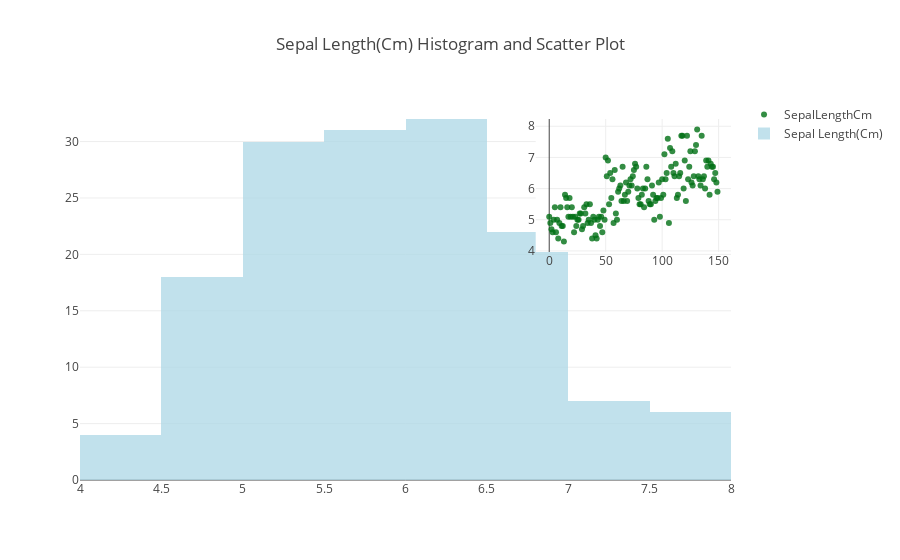

The notebook cell this image was saved under:
### Markdown cell above
## Plotly

### Code cell
import plotly.plotly as py
import plotly.graph_objs as go
# trace1 is line plot
# go: graph object
trace1 = go.Scatter(
    x=df.index,
    y=df.SepalLengthCm,
    mode = "markers",
    xaxis='x2',
    yaxis='y2',
    name = "SepalLengthCm",
    marker = dict(color = 'rgba(0, 112, 20, 0.8)'),
)

# trace2 is histogram
trace2 = go.Histogram(
    x=df.SepalLengthCm,
    opacity=0.75,
    name = "Sepal Length(Cm)",
    marker=dict(color='lightblue')
)

# add trace1 and trace2
data = [trace1, trace2]
layout = go.Layout(
    xaxis2=dict(
        domain=[0.7, 1],
        anchor='y2',        
    ),
    yaxis2=dict(
        domain=[0.6, 0.95],
        anchor='x2',
    ),
    title = ' Sepal Length(Cm) Histogram and Scatter Plot'
)
fig = go.Figure(data=data, layout=layout)
iplot(fig)

### Figure 1 — Plotly figure (JSON) as saved in the notebook; plotly's stock layout.template omitted (floating-point values rounded to 4 significant figures; data arrays with more than 128 entries replaced by an {"elided": "..."} marker saying what was removed)
{"data": [{"marker": {"color": "rgba(0, 112, 20, 0.8)"}, "mode": "markers", "name": "SepalLengthCm", "type": "scatter", "uid": "37dc39b9-2fa9-4184-8a79-bb8e69a8c401", "x": {"elided": "150 int values"}, "xaxis": "x2", "y": {"elided": "150 float values"}, "yaxis": "y2"}, {"marker": {"color": "lightblue"}, "name": "Sepal Length(Cm)", "opacity": 0.75, "type": "histogram", "uid": "43e744a7-c3d9-499a-9c8b-fe56d3bb8cf3", "x": {"elided": "150 float values"}}], "layout": {"title": {"text": " Sepal Length(Cm) Histogram and Scatter Plot"}, "xaxis2": {"anchor": "y2", "domain": [0.7, 1]}, "yaxis2": {"anchor": "x2", "domain": [0.6, 0.95]}}}
